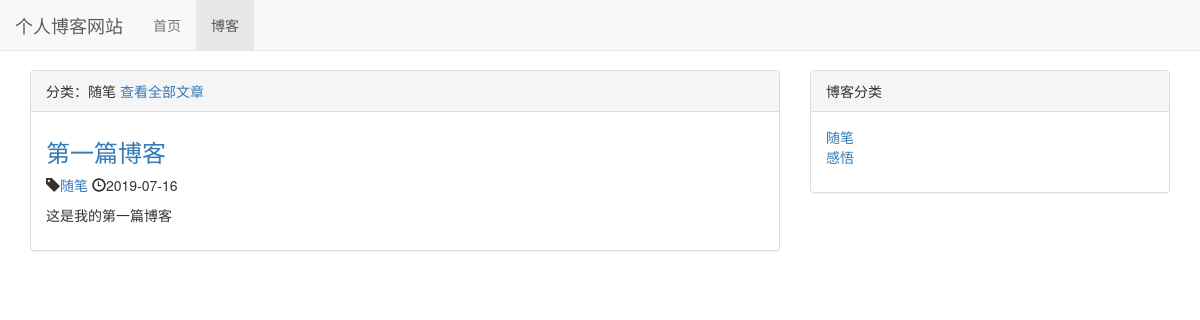
The page /blog/type/1 on the database as committed earlier.
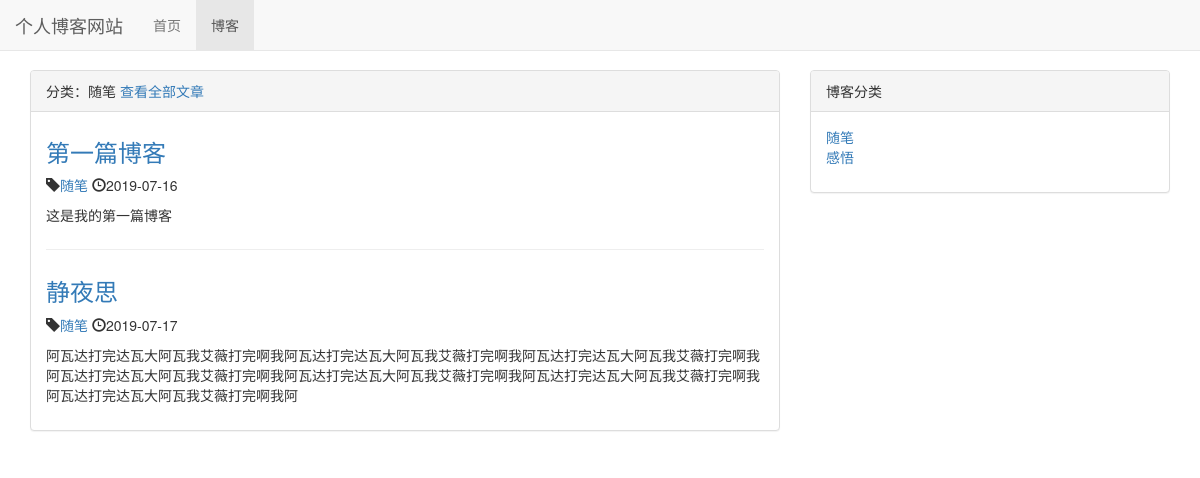
The same page on the database as committed later.
### blog/models.py (models this page shows, shortened)
class Blog(models.Model):
    title = models.CharField(max_length=50)
    blog_type = models.ForeignKey(BlogType, on_delete=models.DO_NOTHING)
    content = models.TextField()
    author = models.ForeignKey(User, on_delete=models.DO_NOTHING)
    created_time = models.DateTimeField(auto_now_add=True)
    last_updated_time = models.DateTimeField(auto_now=True)

class BlogType(models.Model):
    type_name = models.CharField(max_length=15)
    def __str__(self):
        return self.type_name

### blog/views.py (the view)
# urls.py: path('type/<int:blogs_with_type>', views.blogs_with_type, name='blogs_with_type'),
def blogs_with_type(request, blogs_with_type):
    context = {}
    blog_type = get_object_or_404(BlogType, pk=blogs_with_type)
    context['blogs'] = Blog.objects.filter(blog_type=blog_type)
    context['blog_type'] = blog_type
    context['blog_types'] = BlogType.objects.all()
    return render_to_response('blog/blogs_with_type.html', context)

### blog/templates/blog/blogs_with_type.html (shortened to what this page needs)
{% extends 'blog/blog_list.html' %}
{% block blog_list_title %}
    分类：{{ blog_type.type_name }}
    <a href="{% url 'blog_list' %}">查看全部文章</a>
{% endblock %}

### blog/templates/blog/blog_list.html (shortened to what this page needs)
{% extends 'base.html' %}
{% block nav_blog_active %}active{% endblock %}
{% load staticfiles %}
{% block header_extends %}
    <link rel="stylesheet" href="{% static 'blog/blog.css' %}">
{% endblock %}
{% block content %}
    <div class="container">
        <div class="row">
            <div class="col-sm-8">
                <div class="panel panel-default">
                    <div class="panel-heading">{% block blog_list_title %}博客列表 (共有 {{ blogs|length }} 篇文章){% endblock %}</div>
                    <div class="panel-body">
                        {% for blog in blogs %}
                            <div class="blog">
                                <h3><a href="{% url 'blog_detail' blog.pk %}">{{ blog.title }}</a></h3>
                                <p class="blog-info">
                                    <span class="glyphicon glyphicon-tag"></span><a href="{% url 'blogs_with_type' blog.blog_type.pk %}">{{ blog.blog_type }}</a>
                                    <span class="glyphicon glyphicon-time"></span>{{ blog.created_time|date:"Y-m-d" }}
                                </p>
                                <p>{{ blog.content|truncatechars_html:120 }}</p>
                            </div>
                            {% empty %}
                            <div class="blog">
                                <h3>暂无文章，敬请期待!</h3>
                            </div>
                        {% endfor %}
                    </div>
                </div>
            </div>
            <div class="col-sm-4">
                <div class="panel panel-default">
                    <div class="panel-heading">博客分类</div>
                    <div class="panel-body">
                        <ul class="blog_types">
                            {% for blog_type in blog_types %}
                                <li><a href="{% url 'blogs_with_type' blog_type.pk %}">{{ blog_type.type_name }}</a></li>
                            {% empty %}
                                <li>暂无分类</li>
                            {% endfor %}
                        </ul>
                    </div>
                </div>
            </div>
        </div>
    </div>
{% endblock %}

Rows that differ between the two databases and show on the page:
added Blog: title "静夜思", blog_type "随笔", created_time "2019-07-17", content "阿瓦达打完达瓦大阿瓦我艾薇打完啊我阿瓦达打完达瓦大阿瓦我艾薇打完啊我阿瓦达打完达瓦大阿瓦我艾薇打完啊我阿瓦达打完达瓦大阿瓦我艾薇打完啊我阿瓦达打完达瓦大阿瓦我艾薇打完啊我阿瓦达打完达瓦大阿瓦我艾薇打完啊我阿瓦达打完达瓦大阿瓦我艾薇打完啊我阿"
